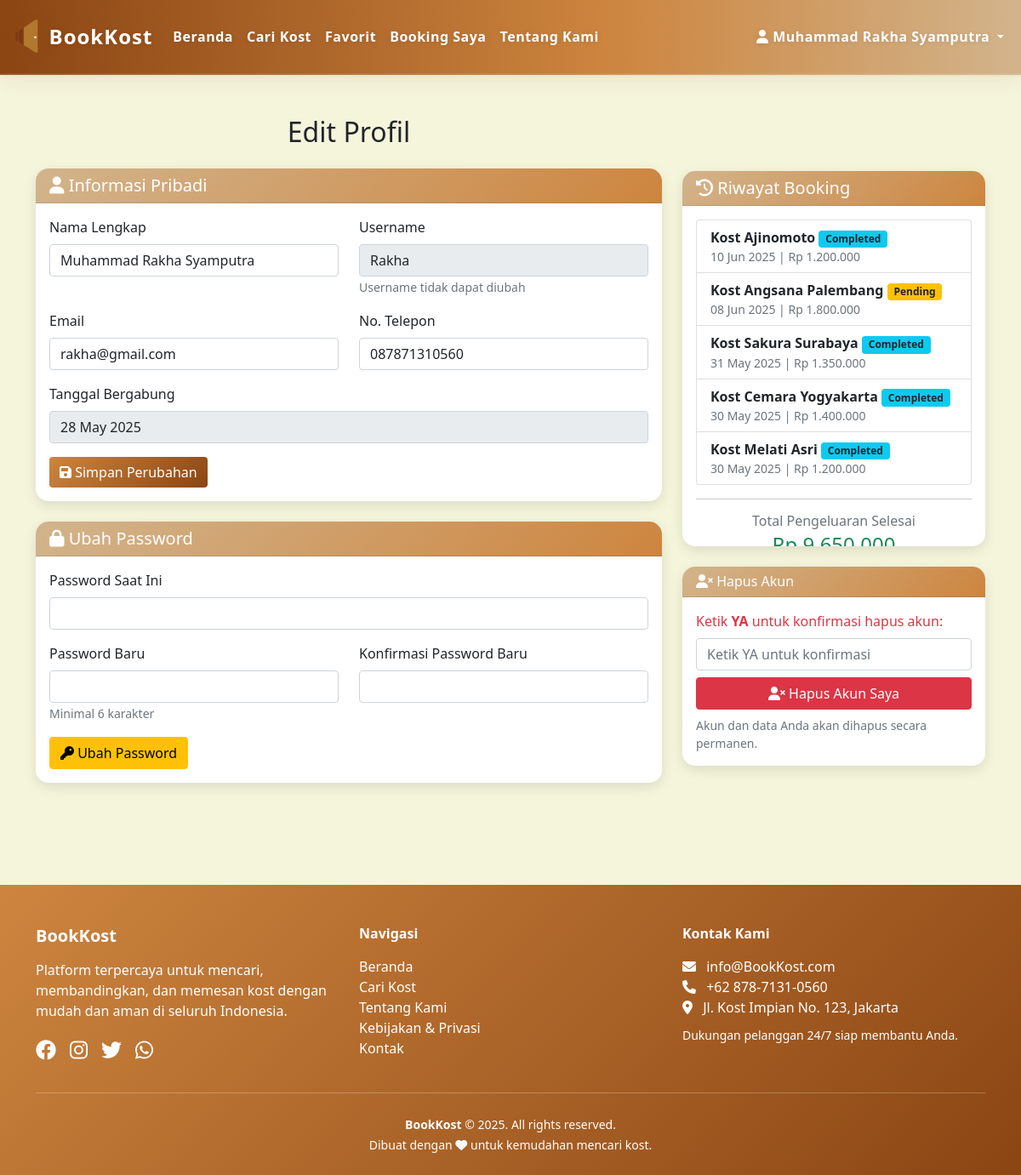
The app's page /main.php?page=profile (signed in) with its own data.
### tables this page shows
CREATE TABLE `users` (
  `id` int(11) NOT NULL,
  `username` varchar(50) NOT NULL,
  `email` varchar(100) NOT NULL,
  `password` varchar(255) NOT NULL,
  `full_name` varchar(100) NOT NULL,
  `phone` varchar(20) DEFAULT NULL,
  `role` enum('user','owner','admin') DEFAULT 'user',
  `created_at` timestamp NOT NULL DEFAULT current_timestamp()
);

CREATE TABLE `bookings` (
  `id` int(11) NOT NULL,
  `user_id` int(11) DEFAULT NULL,
  `kost_id` int(11) DEFAULT NULL,
  `check_in` date NOT NULL,
  `check_out` date NOT NULL,
  `total_price` decimal(10,2) NOT NULL,
  `status` enum('pending','confirmed','cancelled','completed') DEFAULT 'pending',
  `payment_method` varchar(50) DEFAULT NULL,
  `payment_status` enum('unpaid','paid','refunded') DEFAULT 'unpaid',
  `created_at` timestamp NOT NULL DEFAULT current_timestamp()
);

CREATE TABLE `kost` (
  `id` int(11) NOT NULL,
  `owner_id` int(11) DEFAULT NULL,
  `name` varchar(100) NOT NULL,
  `description` text DEFAULT NULL,
  `address` text NOT NULL,
  `price` decimal(10,2) NOT NULL,
  `facilities` text DEFAULT NULL,
  `images` text DEFAULT NULL,
  `status` enum('active','inactive') DEFAULT 'active',
  `created_at` timestamp NOT NULL DEFAULT current_timestamp(),
  `virtual_tour` text DEFAULT NULL
);

### pages/profil.php (the view, shortened to what this page needs)
<?php
$user_id = $_SESSION['user_id'];
$user_stmt = $db->prepare("SELECT * FROM users WHERE id = :user_id");
$user_stmt->execute([':user_id' => $user_id]);
$user_data = $user_stmt->fetch(PDO::FETCH_ASSOC);
?>
<div class="container py-5">
    <div class="row">
        <div class="col-lg-8">
            <h2 class="mb-4 text-center">Edit Profil</h2>
            <div class="card mb-4">
                <div class="card-header">
                    <h5 class="mb-0">
                        <i class="fas fa-user"></i> Informasi Pribadi
                    </h5>
                </div>
                <div class="card-body">
                    <form method="POST">
                        <div class="row">
                            <div class="col-md-6 mb-3">
                                <label class="form-label">Nama Lengkap</label>
                                <input type="text" name="full_name" class="form-control" value="<?php echo htmlspecialchars($user_data['full_name']); ?>" required>
                            </div>
                            <div class="col-md-6 mb-3">
                                <label class="form-label">Username</label>
                                <input type="text" class="form-control" value="<?php echo htmlspecialchars($user_data['username']); ?>" disabled>
                                <small class="text-muted">Username tidak dapat diubah</small>
                            </div>
                        </div>
                        <div class="row">
                            <div class="col-md-6 mb-3">
                                <label class="form-label">Email</label>
                                <input type="email" name="email" class="form-control" value="<?php echo htmlspecialchars($user_data['email']); ?>" required>
                            </div>
                            <div class="col-md-6 mb-3">
                                <label class="form-label">No. Telepon</label>
                                <input type="tel" name="phone" class="form-control" value="<?php echo htmlspecialchars($user_data['phone'] ?? ''); ?>">
                            </div>
                        </div>
                        <div class="mb-3">
                            <label class="form-label">Tanggal Bergabung</label>
                            <input type="text" class="form-control" value="<?php echo date('d F Y', strtotime($user_data['created_at'])); ?>" disabled>
                        </div>
                        <button type="submit" name="update_profile" class="btn btn-primary">
                            <i class="fas fa-save"></i> Simpan Perubahan
                        </button>
                    </form>
                </div>
            </div>
            <div class="card mb-4">
                <div class="card-header">
                    <h5 class="mb-0">
                        <i class="fas fa-lock"></i> Ubah Password
                    </h5>
                </div>
                <div class="card-body">
                    <form method="POST">
                        <div class="mb-3">
                            <label class="form-label">Password Saat Ini</label>
                            <input type="password" name="current_password" class="form-control" required>
                        </div>
                        <div class="row">
                            <div class="col-md-6 mb-3">
                                <label class="form-label">Password Baru</label>
                                <input type="password" name="new_password" class="form-control" minlength="6" required>
                                <small class="text-muted">Minimal 6 karakter</small>
                            </div>
                            <div class="col-md-6 mb-3">
                                <label class="form-label">Konfirmasi Password Baru</label>
                                <input type="password" name="confirm_password" class="form-control" minlength="6" required>
                            </div>
                        </div>
                        <button type="submit" name="change_password" class="btn btn-warning">
                            <i class="fas fa-key"></i> Ubah Password
                        </button>
                    </form>
                </div>
            </div>
        </div>
        <div class="col-lg-4 mb-4 d-flex align-items-start">
            <div class="w-100" style="margin-top: 65px;">
                <div class="card">
                    <div class="card-header">
                        <h5 class="mb-0">
                            <i class="fas fa-history"></i> Riwayat Booking
                        </h5>
                    </div>
                    <div class="card-body" style="max-height:400px;overflow-y:auto;">
                        <?php
                        $booking_stmt = $db->prepare("
                            SELECT b.*, k.name as kost_name
                            FROM bookings b
                            JOIN kost k ON b.kost_id = k.id
                            WHERE b.user_id = :user_id
                            ORDER BY b.created_at DESC
                            LIMIT 5
                        ");
                        $booking_stmt->execute([':user_id' => $user_id]);
                        $bookings = $booking_stmt->fetchAll(PDO::FETCH_ASSOC);
                        $spent_stmt = $db->prepare("SELECT SUM(total_price) as total_spent FROM bookings WHERE user_id = :user_id AND status = 'completed'");
                        $spent_stmt->execute([':user_id' => $user_id]);
                        $total_spent = $spent_stmt->fetchColumn();
                        ?>
                        <?php if ($bookings && count($bookings) > 0): ?>
                            <ul class="list-group mb-3">
                                <?php foreach ($bookings as $b): ?>
                                    <li class="list-group-item d-flex flex-column align-items-start">
                                        <div class="w-100">
                                            <strong><?php echo htmlspecialchars($b['kost_name']); ?></strong>
                                            <span class="badge
                                                <?php
                                                    if ($b['status'] == 'pending') echo 'bg-warning text-dark';
                                                    elseif ($b['status'] == 'confirmed') echo 'bg-success';
                                                    elseif ($b['status'] == 'completed') echo 'bg-info text-dark';
                                                    elseif ($b['status'] == 'cancelled') echo 'bg-danger';
                                                    else echo 'bg-secondary';
                                                ?>">
                                                <?php echo ucfirst($b['status']); ?>
                                            </span>
                                        </div>
                                        <small class="text-muted">
                                            <?php echo date('d M Y', strtotime($b['created_at'])); ?> |
                                            Rp <?php echo number_format($b['total_price'], 0, ',', '.'); ?>
                                        </small>
                                    </li>
                                <?php endforeach; ?>
                            </ul>
                        <?php else: ?>
                            <div class="text-center text-muted mb-3">Belum ada riwayat booking.</div>
                        <?php endif; ?>
                        <hr>
                        <div class="text-center">
                            <h6 class="text-muted mb-1">Total Pengeluaran Selesai</h6>
                            <h4 class="text-success mb-0">Rp <?php echo number_format($total_spent, 0, ',', '.'); ?></h4>
                        </div>
                    </div>
                </div>
                <div class="card mt-4 border-danger">
                    <div class="card-header bg-danger text-white">
                        <h6 class="mb-0"><i class="fas fa-user-times"></i> Hapus Akun</h6>
                    </div>
                    <div class="card-body">
                        <form method="POST" onsubmit="return confirm('Yakin ingin menghapus akun Anda? Tindakan ini tidak dapat dibatalkan!');">
                            <div class="mb-2">
                                <label class="form-label text-danger">Ketik <b>YA</b> untuk konfirmasi hapus akun:</label>
                                <input type="text" name="confirm_delete" class="form-control" placeholder="Ketik YA untuk konfirmasi" required>
                            </div>
                            <button type="submit" name="delete_account" class="btn btn-danger w-100">
                                <i class="fas fa-user-times"></i> Hapus Akun Saya
                            </button>
                        </form>
                        <small class="text-muted d-block mt-2">Akun dan data Anda akan dihapus secara permanen.</small>
                    </div>
                </div>
            </div>
        </div>
    </div>
</div>
<footer class="mt-5 pt-5 pb-4" style="background: linear-gradient(135deg, #CD853F, #8B4513); color: #fff;">
    <div class="container">
        <div class="row text-center text-md-start">
            <div class="col-md-4 mb-4 mb-md-0">
                <h5 class="fw-bold mb-3">BookKost</h5>
                <p>Platform terpercaya untuk mencari, membandingkan, dan memesan kost dengan mudah dan aman di seluruh Indonesia.</p>
                <div class="d-flex gap-3 justify-content-center justify-content-md-start mt-3">
                    <a href="https://www.facebook.com/profile.php?id=61555856880836" target="_blank" class="text-white fs-4" title="Facebook"><i class="fab fa-facebook"></i></a>
                    <a href="https://instagram.com/couraa0" target="_blank" class="text-white fs-4" title="Instagram"><i class="fab fa-instagram"></i></a>
                    <a href="https://twitter.com/Couraa0" target="_blank" class="text-white fs-4" title="Twitter"><i class="fab fa-twitter"></i></a>
                    <a href="https://wa.me/6287871310560" target="_blank" class="text-white fs-4" title="WhatsApp"><i class="fab fa-whatsapp"></i></a>
                </div>
            </div>
            <div class="col-md-4 mb-4 mb-md-0">
                <h6 class="fw-bold mb-3">Navigasi</h6>
                <ul class="list-unstyled">
                    <li><a href="?page=home" class="text-white text-decoration-none">Beranda</a></li>
                    <li><a href="?page=search" class="text-white text-decoration-none">Cari Kost</a></li>
                    <li><a href="?page=about" class="text-white text-decoration-none">Tentang Kami</a></li>
                    <li><a href="pages/privacy_policy.php" class="text-white text-decoration-none">Kebijakan & Privasi</a></li>
                    <li><a href="https://wa.me/6287871310560" class="text-white text-decoration-none">Kontak</a></li>
                </ul>
            </div>
            <div class="col-md-4">
                <h6 class="fw-bold mb-3">Kontak Kami</h6>
                <ul class="list-unstyled mb-2">
                    <li><i class="fas fa-envelope me-2"></i> <a href="mailto:info@BookKost.com" class="text-white text-decoration-none">info@BookKost.com</a></li>
                    <li><i class="fas fa-phone me-2"></i> <a href="tel:+6287871310560" class="text-white text-decoration-none">+62 878-7131-0560</a></li>
                    <li><i class="fas fa-map-marker-alt me-2"></i> Jl. Kost Impian No. 123, Jakarta</li>
                </ul>
                <small>Dukungan pelanggan 24/7 siap membantu Anda.</small>
            </div>
        </div>
        <hr class="my-4" style="border-color:rgba(255,255,255,0.2);">
        <div class="text-center">
            <small>
                <strong>BookKost</strong> &copy; <?php echo date('Y'); ?>. All rights reserved.<br>
                Dibuat dengan <i class="fas fa-heart text-light"></i> untuk kemudahan mencari kost.
            </small>
        </div>
    </div>
</footer>

### main.php (style rules this page uses)
:root { --cream: #F5F5DC; --light-brown: #D2B48C; --medium-brown: #CD853F; --dark-brown: #8B4513; --darker-brown: #654321; }
body { background-color: var(--cream); font-family: 'Segoe UI', Tahoma, Geneva, Verdana, sans-serif; }
.btn-primary { background: linear-gradient(135deg, var(--medium-brown), var(--dark-brown)); border: none; transition: all 0.3s ease; }
.card { border: none; border-radius: 15px; box-shadow: 0 5px 15px rgba(0,0,0,0.1); transition: all 0.3s ease; }
.card-header { background: linear-gradient(135deg, var(--light-brown), var(--medium-brown)); border-radius: 15px 15px 0 0 !important; color: white; font-weight: bold; }

### records on screen
users: full_name "Muhammad Rakha Syamputra", username "Rakha", email "rakha@gmail.com", phone "087871310560", created_at "28 May 2025"
bookings: kost.name "Kost Ajinomoto", status "Completed", created_at "10 Jun 2025", total_price "1.200.000"
bookings: kost.name "Kost Angsana Palembang", status "Pending", created_at "08 Jun 2025", total_price "1.800.000"
bookings: kost.name "Kost Sakura Surabaya", status "Completed", created_at "31 May 2025", total_price "1.350.000"
bookings: kost.name "Kost Cemara Yogyakarta", status "Completed", created_at "30 May 2025", total_price "1.400.000"
bookings: kost.name "Kost Melati Asri", status "Completed", created_at "30 May 2025", total_price "1.200.000"

### other values on screen
$_SESSION['full_name'] "Muhammad Rakha Syamputra"
